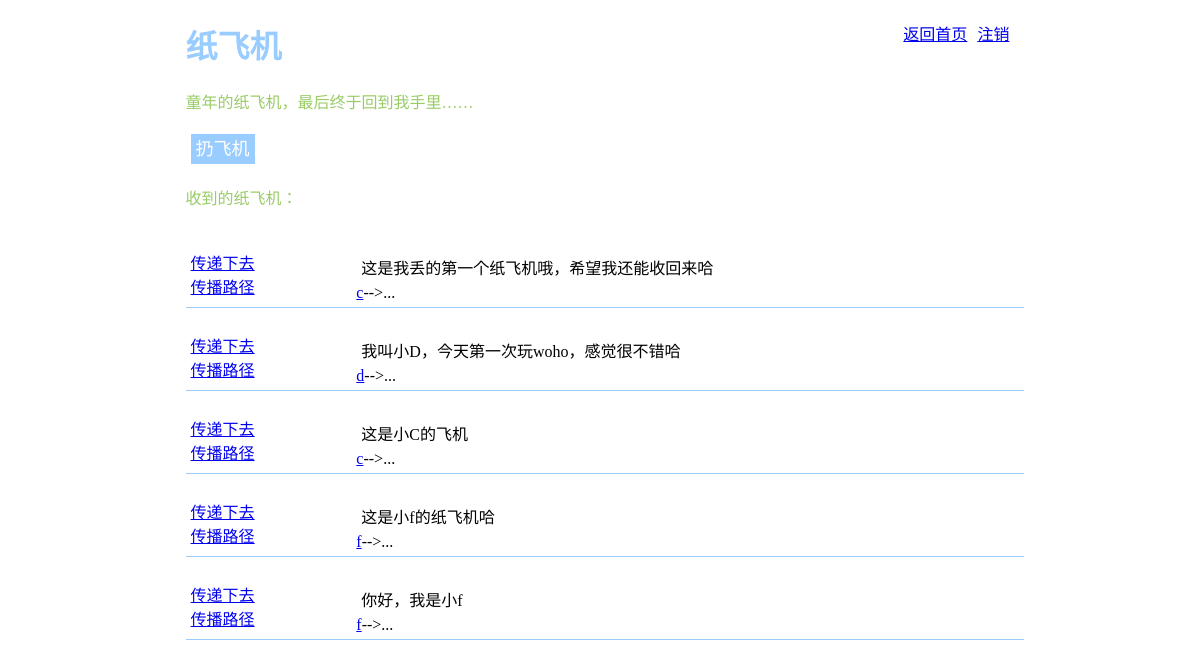
The app's page /paperplane.php (signed in) with its own data.
### tables this page shows
CREATE TABLE `paper_plane` (
  `id` int(11) NOT NULL AUTO_INCREMENT,
  `content` text,
  `sender` char(50) DEFAULT NULL,
  PRIMARY KEY (`id`),
  KEY `sender` (`sender`),
  KEY `fk3` (`sender`),
  CONSTRAINT `fk5` FOREIGN KEY (`sender`) REFERENCES `user_info` (`mail`) ON DELETE CASCADE ON UPDATE CASCADE
);

### paperplane.php (the view, shortened to what this page needs)
<?php
$user = $_SESSION['user'];
include('conn.php');
?>
<!DOCTYPE html PUBLIC "-//W3C//DTD HTML 4.01 Transitional//EN" "http://www.w3.org/TR/html4/loose.dtd">
<html>
<head>
<link type="text/css" rel="stylesheet" href="css/paperplane.css" />
</head>
<body>
	<div id="page">
	<a class="topHref" href="logout.php">注销</a>
	<a class="topHref" href="home.php">返回首页</a>
    <h1>纸飞机</h1>
    <p>童年的纸飞机，最后终于回到我手里……</p>
	<a id="ppHref" href="javascript:void(0);" onclick="showAddPp(1);">扔飞机</a>
	<div id="main">
		<p>收到的纸飞机：</p>
		<?php
		$result = mysql_query("SELECT * FROM (SELECT * FROM paper_plane_path
						ORDER BY time DESC) tmp GROUP BY paper_plane_id", $conn);
		while($row = mysql_fetch_array($result)) {
			if($row['recv_user'] == $user) {
				echo '<div class="pp" id='.$row['paper_plane_id'].'>';
				$result2 = mysql_query("SELECT * FROM paper_plane WHERE id="
									.$row['paper_plane_id'], $conn);
				if($row2 = mysql_fetch_array($result2)) {
					echo '<div class="ppLeft">';
					echo '<a href="javascript:void(0);" onclick="pushPath(this);">传递下去</a><br>';
					echo '<a href="javascript:void(0);" onclick="getPath(this);">传播路径</a><br>';
					echo '</div>';
					$result3 = mysql_query("SELECT name FROM basic_info WHERE mail='".$row2['sender']."'", $conn);
					$row3 = mysql_fetch_array($result3);
					echo '<div class="ppContent">'.$row2['content'].'</div>';
					echo '<a href="space.php?mail='.$row2['sender'].'">'.$row3['name'].'</a>';
					echo '<span>-->...</span>';
				}
				echo '</div>';
			}
		}
		?>
	</div>
    </div>
</body>
</html>

### css/paperplane.css (style rules this page uses)
#page { margin-left:auto; margin-right:auto; width:70%; }
.topHref { float: right; padding-right: 5px; padding-left: 5px; }
h1 { font-size: xx-large; font-weight: bolder; color: #9CF; }
p { color: #9C6; }
#ppHref { text-decoration: none; font-size: large; background-color: #9CF; margin: 5px; padding: 5px; color: #FFF; line-height: 40px; }
.pp { border-bottom-width: thin; border-bottom-style: solid; border-bottom-color: #9CF; height: auto; float: left; width: 100%; margin-top: 20px; padding: 5px; }
.ppLeft { float: left; width: 20%; }
.ppContent { float: left; width: 78%; margin: 5px; }

### records on screen
paper_plane: content "这是我丢的第一个纸飞机哦，希望我还能收回来哈"
paper_plane: content "我叫小D，今天第一次玩woho，感觉很不错哈"
paper_plane: content "这是小C的飞机"
paper_plane: content "这是小f的纸飞机哈"
paper_plane: content "你好，我是小f"

### other values on screen
$row3['name'] "c"
$row3['name'] "d"
$row3['name'] "f"
